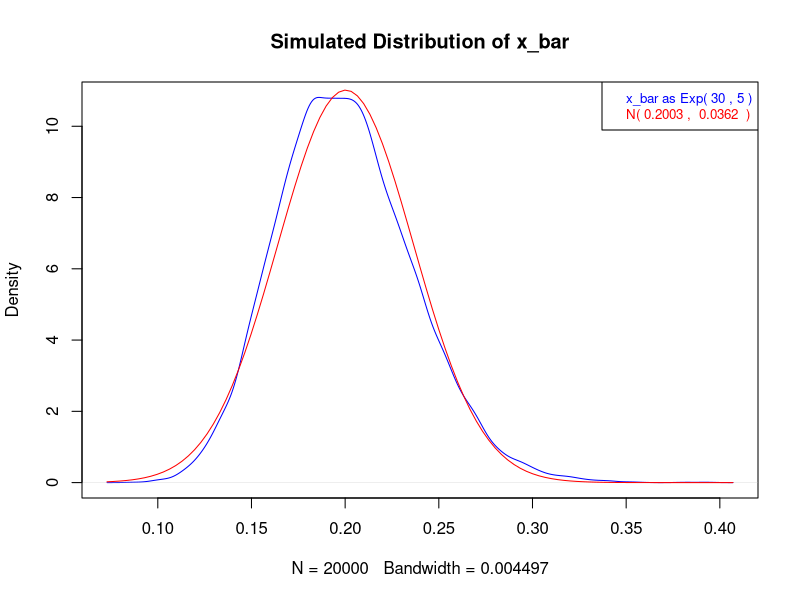
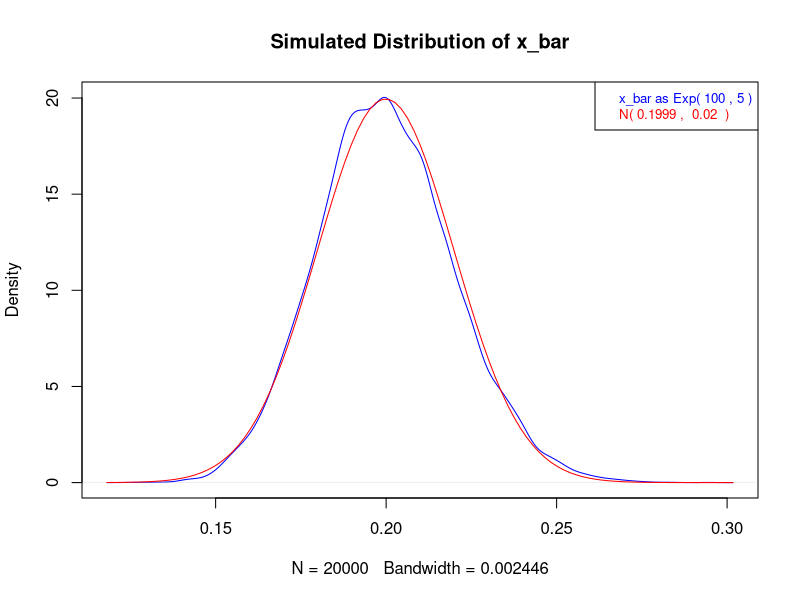
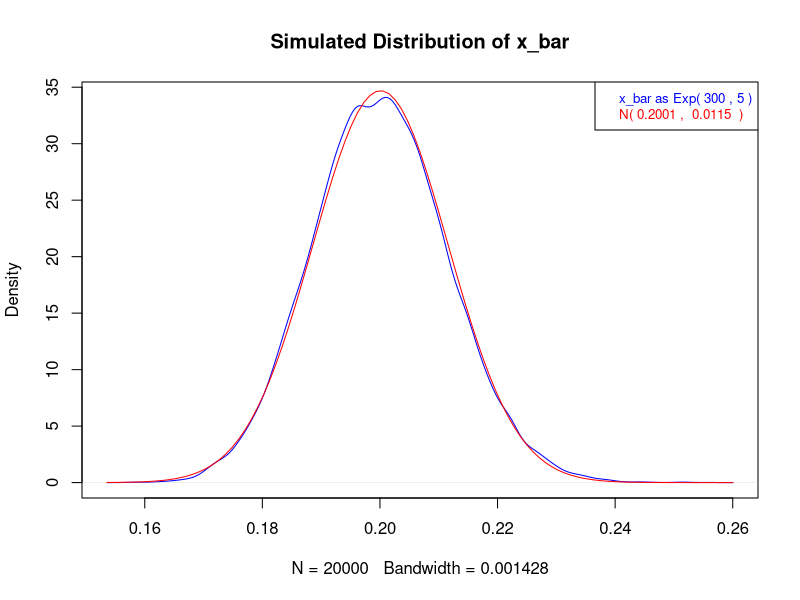
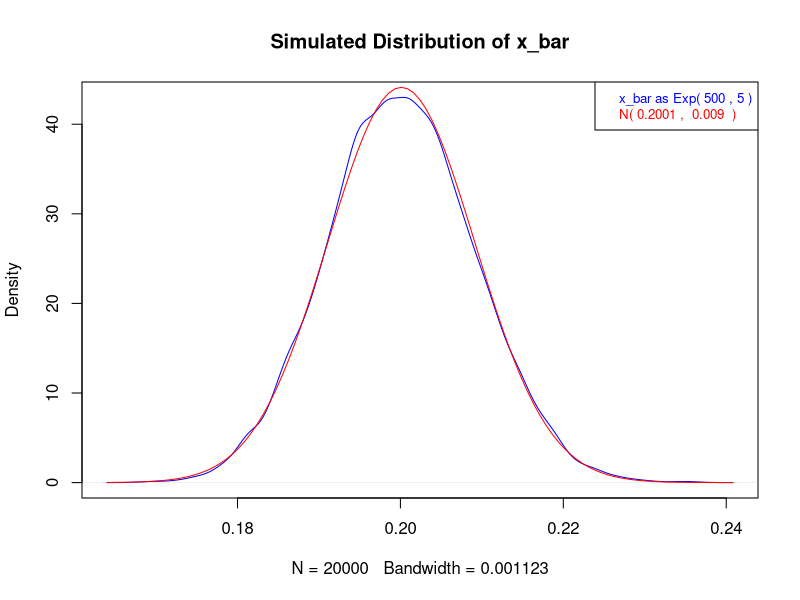
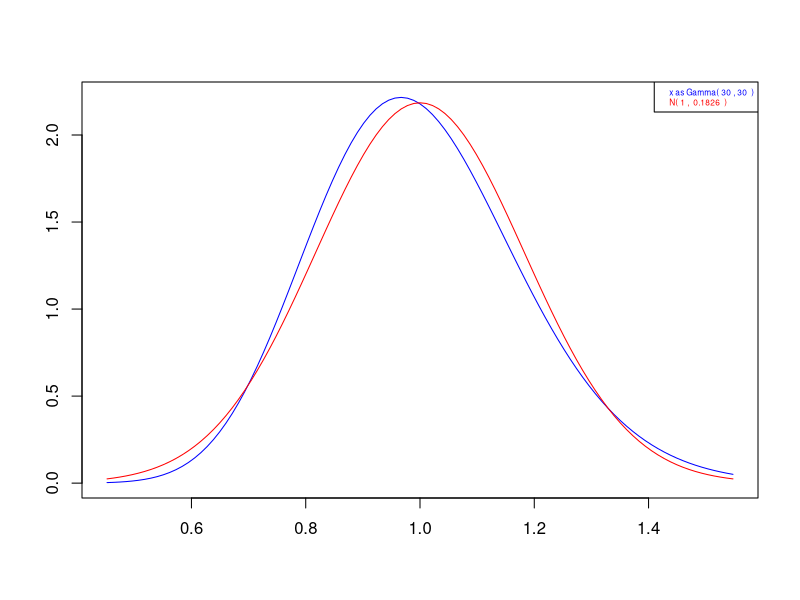
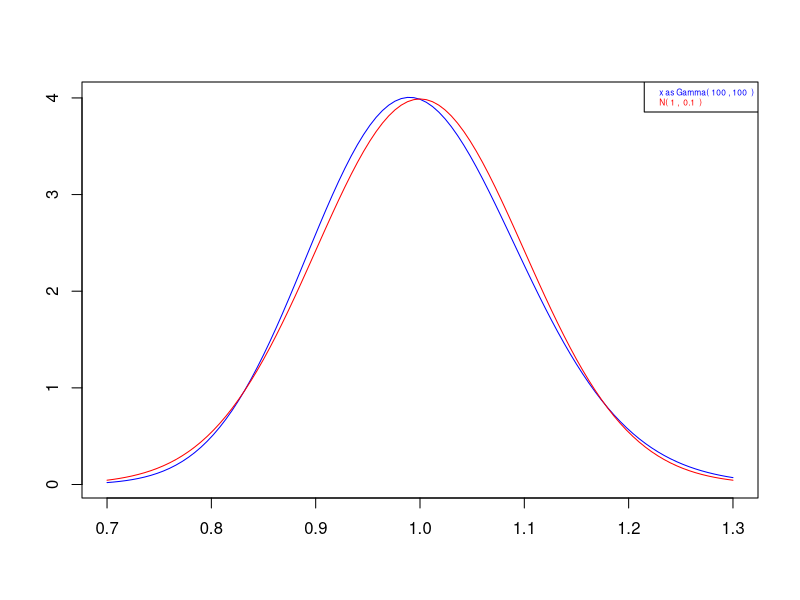
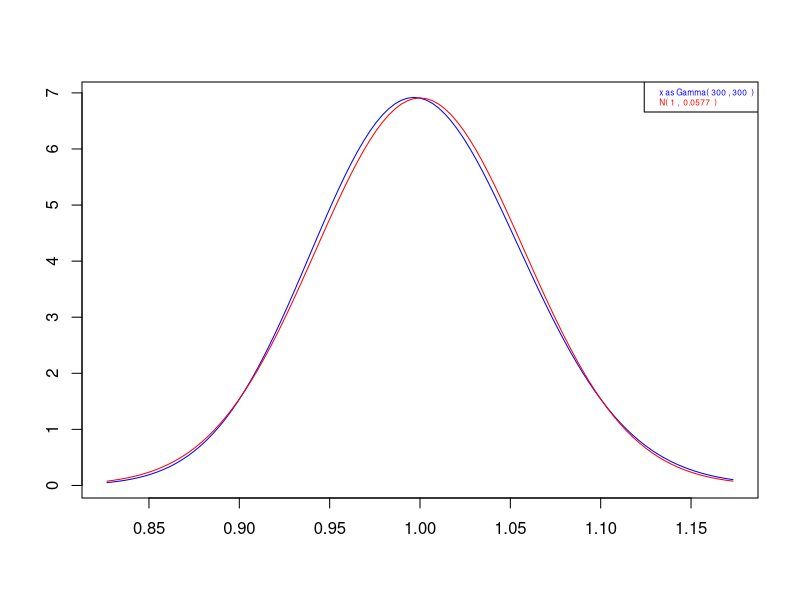
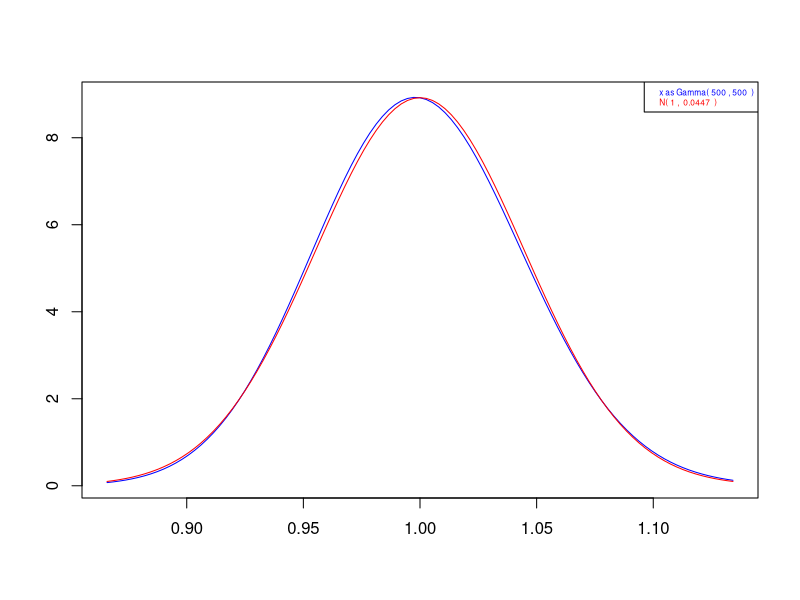

Here is the R script that generated these plots, in order:
## ---- chunk 1
n <- c(30, 100, 300, 500)
n_sims <- 20000

result_matrix <- sapply(n, function(n_val) {
  replicate(n_sims, mean(rexp(n_val, 5)))
})
## ---- chunk 2
for(i in 1:4)
{
plot(density(result_matrix[,i]), col="blue",
     main = paste("Simulated Distribution of x_bar"))
curve(dnorm(x, mean(result_matrix[,i]), 
            sd(result_matrix[,i])),col="red", add = TRUE)
legend(x="topright", 
       legend=c(
         paste("x_bar as Exp(",n[i],", 5 )"),
         paste("N(",round(mean(result_matrix[,i]),4),
               ", ",round(sd(result_matrix[,i]),4)," )")),
       text.col = c("blue", "red"),
       cex = 0.8)
}
## ---- chunk 3
# mean of gamma is n/nlambda var is n/(nlambda)^2
n <- c(30,100,300,500)
lambda <- 1
alpha <- n
for(i in 1:4)
{
  curve(dgamma(x,n[i],n[i]*lambda),col="blue",
        from = 1-3*sqrt(n[i]/(n[i]*lambda)^2),
        to=1+3*sqrt(n[i]/(n[i]*lambda)^2), ylab="",xlab = "") 
  curve(dnorm(x, (alpha[i]/lambda)/n[i],sqrt(n[i]/(n[i]*lambda)^2)),
        col="red", add=TRUE, ylab="",xlab ="")
  legend(x="topright", 
       legend=c(
         paste("x as Gamma(",n[i],",",n[i]," )"),
         paste("N(",1,
               ", ",round(sqrt(n[i]/(n[i]*lambda)^2),4)," )")),
       text.col = c("blue", "red"),
       cex = 0.5)
}
## ---- chunk 4
mean_i <- c(1800,1900,2000)
((1 - pnorm(1975, mean_i[1], 500/sqrt(50)))*1/3)/
  (sum((1 - pnorm(1975, mean_i, 500/sqrt(50)))*1/3))
